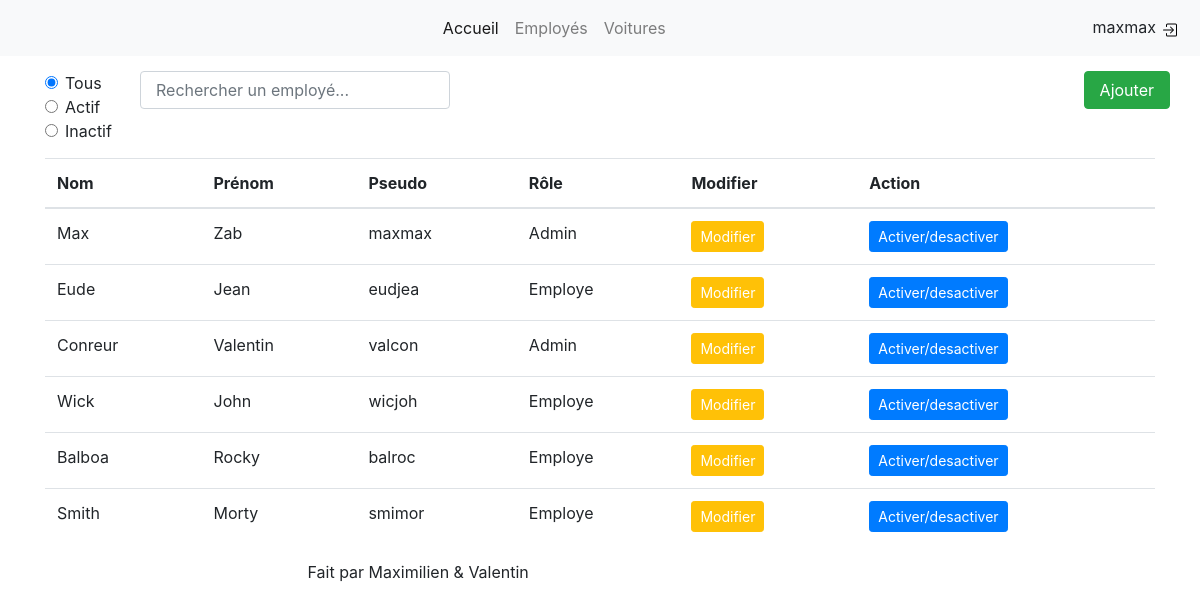
/CONTROL/employees.php (signed in), run on the app's committed database.
### tables this page shows
CREATE TABLE `users` (
  `users_ID` int(11) NOT NULL,
  `roles_ID` int(11) NOT NULL,
  `name` varchar(255) NOT NULL,
  `firstname` varchar(255) NOT NULL,
  `pseudo` varchar(255) NOT NULL,
  `password` varchar(255) NOT NULL,
  `isActive` tinyint(1) NOT NULL
);

CREATE TABLE `roles` (
  `roles_ID` int(11) NOT NULL,
  `Label` varchar(255) NOT NULL
);

### CONTROL/employees.php (called while the page is built, shortened)
<?php
require('../VIEW/header.php');
$users = model::load('users');
$users->readDB('u.users_ID, u.name, u.firstname, u.pseudo, r.label','','roles r on r.roles_ID = u.roles_ID');
require('../VIEW/employees.php');
require('../VIEW/footer.php');
?>

### MODEL/model.php (called while the page is built, shortened)
<?php
class model
{
    protected $stmt;
    protected $table = '';
    public function __construct()
    {
        try {
            $dns = 'mysql:host=localhost;dbname=vente_voiture';
            $userDB = 'root';
            $passwd = '';
            $this->stmt = new PDO($dns, $userDB, $passwd);
        }catch(PDOException $e){
            die('Erreur : '. $e->getMessage());
        }
    }
    public function readDB($fields = NULL, $where ='', $innerJoin = ''){
        if($where !=''){
            if($innerJoin !=''){
                $sql = 'SELECT '.$fields. ' FROM '.$this->table.' INNER JOIN '. $innerJoin.' WHERE '. $where;
            }else{
                $sql = 'SELECT '.$fields. ' FROM '.$this->table.' WHERE '. $where;
            }
        }else{
            if($innerJoin !=''){
                $sql = 'SELECT '.$fields. ' FROM '.$this->table.' INNER JOIN '. $innerJoin;
            }else{
                $sql = 'SELECT '.$fields. ' FROM '.$this->table;
            }
        }
        try {
            $select = $this->stmt->query($sql);
            $select->setFetchMode(PDO::FETCH_OBJ);
            $this->data = $select->fetchAll();
        }catch(Exception $e){
            echo 'Une erreur est survenue lors de la récupération des données';
        }
    }
    static function load($nom){
        return new $nom();
    }
}

### VIEW/employees.php (the view, shortened to what this page needs)
<div class="container">
    <div class="row search-tool">
        <div class="col-sm-1">
            <div class="form-check">
                <input class="form-check-input" type="radio" name="radioSearch" id="allRadio" value="option1" checked>
                <label class="form-check-label">
                    Tous
                </label>
            </div>
            <div class="form-check">
                <input class="form-check-input" type="radio" name="radioSearch" id="actifRadio" value="option2">
                <label class="form-check-label">
                    Actif
                </label>
            </div>
            <div class="form-check">
                <input class="form-check-input" type="radio" name="radioSearch" id="inactifRadio" value="option3">
                <label class="form-check-label">
                    Inactif
                </label>
            </div>
        </div>
        <div class="col-md">
        <input type="search" name="searchEmpl" id="searchEmpl" placeholder="Rechercher un employé..." class="form-control col-4">
        </div>
        <div class="add-box">
        <button type="button" class="btn btn-success col-auto" data-backdrop="static" data-toggle="modal" data-target="#modalAddUser">
            Ajouter
        </button>
        </div>
    </div>
    <table class="table table-hover">
        <th scope="col">Nom</th>
        <th scope="col">Prénom</th>
        <th scope="col">Pseudo</th>
        <th scope="col">Rôle</th>
        <th scope="col">Modifier</th>
        <th scope="col">Action</th>
        <tbody id="results">
        <?php
        foreach ($users->data as $k)
        {
            echo '<tr>';
            echo '<td>'.$k->name.'</td>';
            echo '<td>'.$k->firstname.'</td>';
            echo '<td>'.$k->pseudo.'</td>';
            echo '<td>'.$k->label.'</td>';
            echo '<td><button type="button" class="btn btn-warning btn-sm update" id="'.$k->users_ID.'">Modifier</button></td>';
            echo '<td><button type="button" class="btn btn-primary btn-sm" id="activation">Activer/desactiver</button></td>';
            echo '</tr>';
        }
        ?>
        </tbody>
    </table>
</div>

### VIEW/header.php (shortened to what this page needs)
<!DOCTYPE html>
<html lang="fr">
<head>
    <link rel="stylesheet" href="../VIEW/css/bootstrap.css">
    <link rel="stylesheet" href="../VIEW/css/bootstrap-grid.css">
    <link rel="stylesheet" href="../VIEW/css/bootstrap-reboot.css">
    <link rel="stylesheet" href="../VIEW/css/style.css">
</head>
<body>
<?php
if(isset($_SESSION['isUser']) || isset($_SESSION['isAdmin'])){
    echo '<nav class="navbar navbar-expand-lg navbar-light bg-light">
    <button class="navbar-toggler" type="button" data-toggle="collapse" data-target="#navbarSupportedContent" aria-controls="navbarSupportedContent" aria-expanded="false" aria-label="Toggle navigation">
        <span class="navbar-toggler-icon">
        </span>
    </button>
    <div class="collapse navbar-collapse" id="navbarSupportedContent">
        <ul class="navbar-nav mx-auto">
            <li class="nav-item active">
                <a class="nav-link" href="home.php">Accueil <span class="sr-only">(current)</span></a>
            </li>';
            if(isset($_SESSION['isAdmin'])){
                echo '<li class="nav-item">
                      <a class="nav-link" href="employees.php">Employés</a>
                      </li>';
            };
            echo '<li class="nav-item">
                <a class="nav-link" href="cars.php">Voitures</a>
            </li>
        </ul>
    </div>
    <div class="logoutBox"><span>'.$_SESSION['pseudoLog'].'</span>
        <form method="post" action="../CONTROL/Deconnexion.php">
            <button type="submit" name="Deconnexion" class="btn-logout">
                <svg class="bi bi-box-arrow-in-right" width="1em" height="1em" viewBox="0 0 16 16" fill="currentColor" xmlns="http://www.w3.org/2000/svg">
                    <path fill-rule="evenodd" d="M8.146 11.354a.5.5 0 010-.708L10.793 8 8.146 5.354a.5.5 0 11.708-.708l3 3a.5.5 0 010 .708l-3 3a.5.5 0 01-.708 0z" clip-rule="evenodd"/>
                    <path fill-rule="evenodd" d="M1 8a.5.5 0 01.5-.5h9a.5.5 0 010 1h-9A.5.5 0 011 8z" clip-rule="evenodd"/>
                    <path fill-rule="evenodd" d="M13.5 14.5A1.5 1.5 0 0015 13V3a1.5 1.5 0 00-1.5-1.5h-8A1.5 1.5 0 004 3v1.5a.5.5 0 001 0V3a.5.5 0 01.5-.5h8a.5.5 0 01.5.5v10a.5.5 0 01-.5.5h-8A.5.5 0 015 13v-1.5a.5.5 0 00-1 0V13a1.5 1.5 0 001.5 1.5h8z" clip-rule="evenodd"/>
                </svg>
            </button>
        </form>
    </div>
</nav>';
}
?>

### VIEW/footer.php
<div class="footer navbar-fixed-bottom">
    <div class="row">
        <footer class="col-md-6 offset-md-3">
            Fait par Maximilien & Valentin
        </footer>
    </div>
</div>
</body>
</html>

### VIEW/css/style.css (style rules this page uses)
.navbar .navbar-collapse { text-align: center; }
.btn-warning { color: #ffffff; }
.btn-logout { border: none; background-color: transparent; }
.logoutBox { display: flex; }
.search-tool { margin-top: 15px; margin-bottom: 15px; }

### data on the page
users: name "Max", firstname "Zab", pseudo "maxmax", roles_ID.Label "Admin"
users: name "Eude", firstname "Jean", pseudo "eudjea", roles_ID.Label "Employe"
users: name "Conreur", firstname "Valentin", pseudo "valcon", roles_ID.Label "Admin"
users: name "Wick", firstname "John", pseudo "wicjoh", roles_ID.Label "Employe"
users: name "Balboa", firstname "Rocky", pseudo "balroc", roles_ID.Label "Employe"
users: name "Smith", firstname "Morty", pseudo "smimor", roles_ID.Label "Employe"

### other printed values
$_SESSION['pseudoLog'] "maxmax"
